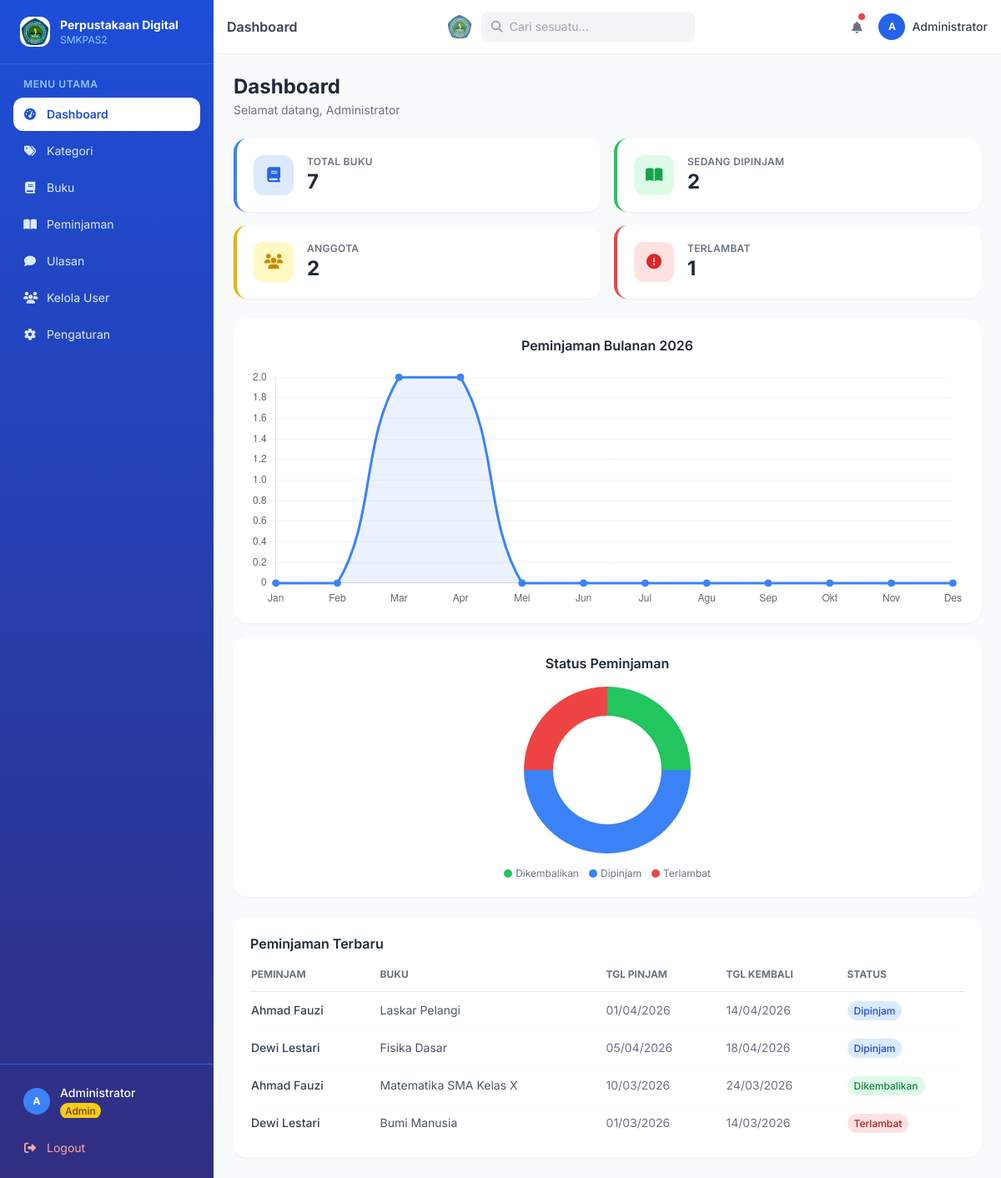
The app's page /index.php (signed in) with its own data.
### tables this page shows
CREATE TABLE peminjaman (
    id INT AUTO_INCREMENT PRIMARY KEY,
    id_user INT NOT NULL,
    id_buku INT NOT NULL,
    tanggal_pinjam DATE NOT NULL,
    tanggal_kembali DATE NOT NULL,
    tanggal_dikembalikan DATE DEFAULT NULL,
    status ENUM('dipinjam', 'dikembalikan', 'terlambat') DEFAULT 'dipinjam',
    denda DECIMAL(10,2) DEFAULT 0,
    id_petugas INT DEFAULT NULL,
    catatan TEXT,
    created_at TIMESTAMP DEFAULT CURRENT_TIMESTAMP,
    FOREIGN KEY (id_user) REFERENCES user(id) ON DELETE CASCADE,
    FOREIGN KEY (id_buku) REFERENCES buku(id) ON DELETE CASCADE,
    FOREIGN KEY (id_petugas) REFERENCES user(id) ON DELETE SET NULL
);

CREATE TABLE user (
    id INT AUTO_INCREMENT PRIMARY KEY,
    nama VARCHAR(100) NOT NULL,
    username VARCHAR(50) NOT NULL UNIQUE,
    password VARCHAR(255) NOT NULL,
    email VARCHAR(100),
    no_telepon VARCHAR(20),
    alamat TEXT,
    level ENUM('admin', 'peminjam') NOT NULL DEFAULT 'peminjam',
    foto VARCHAR(255) DEFAULT NULL,
    created_at TIMESTAMP DEFAULT CURRENT_TIMESTAMP
);

CREATE TABLE buku (
    id INT AUTO_INCREMENT PRIMARY KEY,
    judul VARCHAR(200) NOT NULL,
    pengarang VARCHAR(100) NOT NULL,
    penerbit VARCHAR(100),
    tahun_terbit YEAR,
    isbn VARCHAR(20) UNIQUE,
    id_kategori INT,
    stok INT DEFAULT 1,
    deskripsi TEXT,
    cover VARCHAR(255) DEFAULT NULL,
    created_at TIMESTAMP DEFAULT CURRENT_TIMESTAMP,
    FOREIGN KEY (id_kategori) REFERENCES kategori(id) ON DELETE SET NULL
);

### index.php (the view, shortened to what this page needs)
<?php
include 'koneksi.php';
$totalBuku     = mysqli_fetch_row(mysqli_query($koneksi, "SELECT COUNT(*) FROM buku"))[0];
$totalAnggota  = mysqli_fetch_row(mysqli_query($koneksi, "SELECT COUNT(*) FROM user WHERE level='peminjam'"))[0];
$totalDipinjam = mysqli_fetch_row(mysqli_query($koneksi, "SELECT COUNT(*) FROM peminjaman WHERE status='dipinjam'"))[0];
$totalTerlambat= mysqli_fetch_row(mysqli_query($koneksi, "SELECT COUNT(*) FROM peminjaman WHERE status='terlambat'"))[0];
$chartData = array_fill(0, 12, 0);
$res = mysqli_query($koneksi, "SELECT MONTH(tanggal_pinjam) as bln, COUNT(*) as total FROM peminjaman WHERE YEAR(tanggal_pinjam)=YEAR(NOW()) GROUP BY bln");
while ($row = mysqli_fetch_assoc($res)) $chartData[$row['bln']-1] = (int)$row['total'];
$recentQuery = mysqli_query($koneksi, "
    SELECT p.*, u.nama as nama_user, b.judul as judul_buku
    FROM peminjaman p
    JOIN user u ON p.id_user = u.id
    JOIN buku b ON p.id_buku = b.id
    ORDER BY p.created_at DESC LIMIT 5
");
include 'includes/header.php';
?>
<div class="flex items-center justify-between mb-6">
    <div>
        <h1 class="text-2xl font-bold text-gray-800">Dashboard</h1>
        <p class="text-gray-500 text-sm mt-0.5">Selamat datang, <?= htmlspecialchars($_SESSION['user']['nama']) ?></p>
    </div>
</div>
<div class="grid grid-cols-1 sm:grid-cols-2 xl:grid-cols-4 gap-4 mb-6">
    <div class="bg-white rounded-2xl shadow-sm p-5 flex items-center gap-4 border-l-4 border-blue-500">
        <div class="w-12 h-12 bg-blue-100 rounded-xl flex items-center justify-center flex-shrink-0">
            <i class="fas fa-book text-blue-600 text-lg"></i>
        </div>
        <div>
            <p class="text-xs text-gray-500 uppercase font-semibold tracking-wide">Total Buku</p>
            <p class="text-2xl font-bold text-gray-800"><?= $totalBuku ?></p>
        </div>
    </div>
    <div class="bg-white rounded-2xl shadow-sm p-5 flex items-center gap-4 border-l-4 border-green-500">
        <div class="w-12 h-12 bg-green-100 rounded-xl flex items-center justify-center flex-shrink-0">
            <i class="fas fa-book-open text-green-600 text-lg"></i>
        </div>
        <div>
            <p class="text-xs text-gray-500 uppercase font-semibold tracking-wide">Sedang Dipinjam</p>
            <p class="text-2xl font-bold text-gray-800"><?= $totalDipinjam ?></p>
        </div>
    </div>
    <div class="bg-white rounded-2xl shadow-sm p-5 flex items-center gap-4 border-l-4 border-yellow-500">
        <div class="w-12 h-12 bg-yellow-100 rounded-xl flex items-center justify-center flex-shrink-0">
            <i class="fas fa-users text-yellow-600 text-lg"></i>
        </div>
        <div>
            <p class="text-xs text-gray-500 uppercase font-semibold tracking-wide">Anggota</p>
            <p class="text-2xl font-bold text-gray-800"><?= $totalAnggota ?></p>
        </div>
    </div>
    <div class="bg-white rounded-2xl shadow-sm p-5 flex items-center gap-4 border-l-4 border-red-500">
        <div class="w-12 h-12 bg-red-100 rounded-xl flex items-center justify-center flex-shrink-0">
            <i class="fas fa-exclamation-circle text-red-600 text-lg"></i>
        </div>
        <div>
            <p class="text-xs text-gray-500 uppercase font-semibold tracking-wide">Terlambat</p>
            <p class="text-2xl font-bold text-gray-800"><?= $totalTerlambat ?></p>
        </div>
    </div>
</div>
<div class="grid grid-cols-1 xl:grid-cols-3 gap-4 mb-6 text-center">
    <div class="xl:col-span-2 bg-white rounded-2xl shadow-sm p-5">
        <h3 class="font-semibold text-gray-800 mb-4">Peminjaman Bulanan <?= date('Y') ?></h3>
        <canvas id="areaChart" height="100"></canvas>
    </div>
    <div class="bg-white rounded-2xl shadow-sm p-5">
        <h3 class="font-semibold text-gray-800 mb-4">Status Peminjaman</h3>
        <div class="relative w-full" style="height:200px">
            <canvas id="pieChart"></canvas>
        </div>
        <div class="flex flex-wrap gap-3 mt-4 justify-center text-xs text-gray-500">
            <span class="flex items-center gap-1"><span class="w-2.5 h-2.5 rounded-full bg-green-500 inline-block"></span>Dikembalikan</span>
            <span class="flex items-center gap-1"><span class="w-2.5 h-2.5 rounded-full bg-blue-500 inline-block"></span>Dipinjam</span>
            <span class="flex items-center gap-1"><span class="w-2.5 h-2.5 rounded-full bg-red-500 inline-block"></span>Terlambat</span>
        </div>
    </div>
</div>
<div class="bg-white rounded-2xl shadow-sm p-5">
    <h3 class="font-semibold text-gray-800 mb-4">Peminjaman Terbaru</h3>
    <div class="overflow-x-auto">
        <table class="w-full text-sm">
            <thead>
                <tr class="text-left text-xs text-gray-500 uppercase border-b">
                    <th class="pb-3 pr-4">Peminjam</th>
                    <th class="pb-3 pr-4">Buku</th>
                    <th class="pb-3 pr-4">Tgl Pinjam</th>
                    <th class="pb-3 pr-4">Tgl Kembali</th>
                    <th class="pb-3">Status</th>
                </tr>
            </thead>
            <tbody class="divide-y divide-gray-50">
                <?php while ($row = mysqli_fetch_assoc($recentQuery)): ?>
                <tr class="hover:bg-gray-50">
                    <td class="py-3 pr-4 font-medium text-gray-700"><?= htmlspecialchars($row['nama_user']) ?></td>
                    <td class="py-3 pr-4 text-gray-600"><?= htmlspecialchars($row['judul_buku']) ?></td>
                    <td class="py-3 pr-4 text-gray-500"><?= date('d/m/Y', strtotime($row['tanggal_pinjam'])) ?></td>
                    <td class="py-3 pr-4 text-gray-500"><?= date('d/m/Y', strtotime($row['tanggal_kembali'])) ?></td>
                    <td class="py-3">
                        <?php
                        $badge = match($row['status']) {
                            'dikembalikan' => 'bg-green-100 text-green-700',
                            'terlambat'    => 'bg-red-100 text-red-700',
                            default        => 'bg-blue-100 text-blue-700',
                        };
                        ?>
                        <span class="px-2 py-1 rounded-full text-xs font-medium <?= $badge ?>">
                            <?= ucfirst($row['status']) ?>
                        </span>
                    </td>
                </tr>
                <?php endwhile; ?>
            </tbody>
        </table>
    </div>
</div>
<script>
new Chart(document.getElementById('areaChart'), {
    type: 'line',
    data: {
        labels: ['Jan','Feb','Mar','Apr','Mei','Jun','Jul','Agu','Sep','Okt','Nov','Des'],
        datasets: [{
            label: 'Peminjaman',
            data: <?= json_encode(array_values($chartData)) ?>,
            borderColor: '#3b82f6',
            backgroundColor: 'rgba(59,130,246,0.1)',
            fill: true, tension: 0.4,
            pointBackgroundColor: '#3b82f6', pointRadius: 4
        }]
    },
    options: {
        responsive: true,
        plugins: { legend: { display: false } },
        scales: { y: { beginAtZero: true, grid: { color: '#f3f4f6' } }, x: { grid: { display: false } } }
    }
});
<?php
$dikembalikan = mysqli_fetch_row(mysqli_query($koneksi, "SELECT COUNT(*) FROM peminjaman WHERE status='dikembalikan'"))[0];
$dipinjam     = mysqli_fetch_row(mysqli_query($koneksi, "SELECT COUNT(*) FROM peminjaman WHERE status='dipinjam'"))[0];
$terlambat    = mysqli_fetch_row(mysqli_query($koneksi, "SELECT COUNT(*) FROM peminjaman WHERE status='terlambat'"))[0];
?>
new Chart(document.getElementById('pieChart'), {
    type: 'doughnut',
    data: {
        labels: ['Dikembalikan','Dipinjam','Terlambat'],
        datasets: [{ data: [<?= $dikembalikan ?>,<?= $dipinjam ?>,<?= $terlambat ?>], backgroundColor: ['#22c55e','#3b82f6','#ef4444'], borderWidth: 0 }]
    },
    options: { responsive: true, maintainAspectRatio: false, plugins: { legend: { display: false } }, cutout: '65%' }
});
</script>
<?php include 'includes/footer.php'; ?>

### records on screen
peminjaman: id_user.nama "Ahmad Fauzi", id_buku.judul "Laskar Pelangi", tanggal_pinjam "01/04/2026", tanggal_kembali "14/04/2026", status "Dipinjam"
peminjaman: id_user.nama "Dewi Lestari", id_buku.judul "Fisika Dasar", tanggal_pinjam "05/04/2026", tanggal_kembali "18/04/2026", status "Dipinjam"
peminjaman: id_user.nama "Ahmad Fauzi", id_buku.judul "Matematika SMA Kelas X", tanggal_pinjam "10/03/2026", tanggal_kembali "24/03/2026", status "Dikembalikan"
peminjaman: id_user.nama "Dewi Lestari", id_buku.judul "Bumi Manusia", tanggal_pinjam "01/03/2026", tanggal_kembali "14/03/2026", status "Terlambat"

### other values on screen
$cfg['app_name'] "Perpustakaan Digital"
$cfg['app_subtitle'] "SMKPAS2"
substr($_SESSION['user']['nama'] ?? 'U', 0, 1) "A"
$_SESSION['user']['nama'] "Administrator"
$pageTitle "Dashboard"
$totalBuku "7"
$totalDipinjam "2"
$totalAnggota "2"
$totalTerlambat "1"
chart data {{ json_encode(array_values($chartData)) }} [0,0,2,2,0,0,0,0,0,0,0,0]
chart data {{ $dikembalikan }} 1
chart data {{ $dipinjam }} 2
chart data {{ $terlambat }} 1
